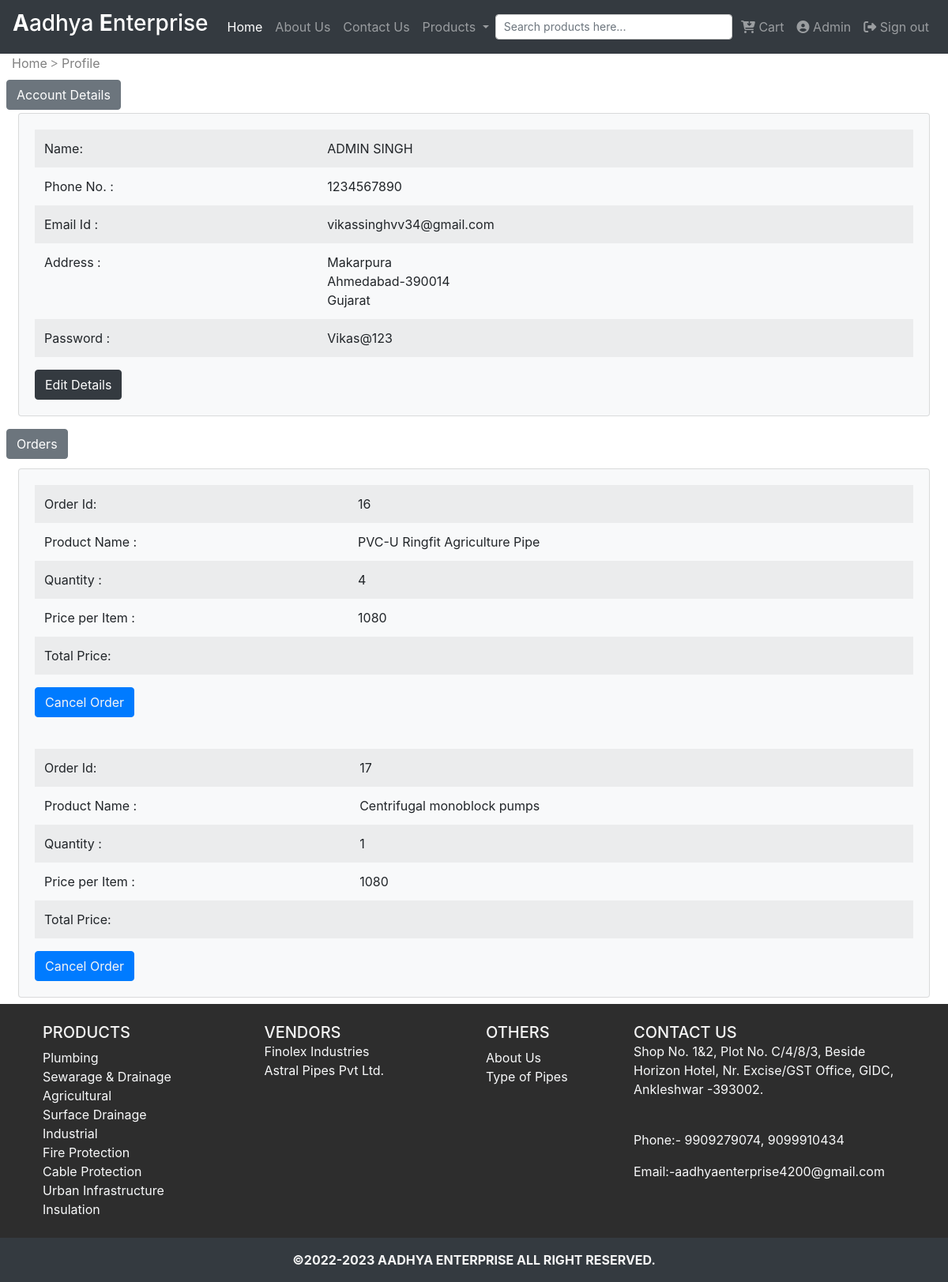
Page /profile.php (signed in) on the earlier database version.
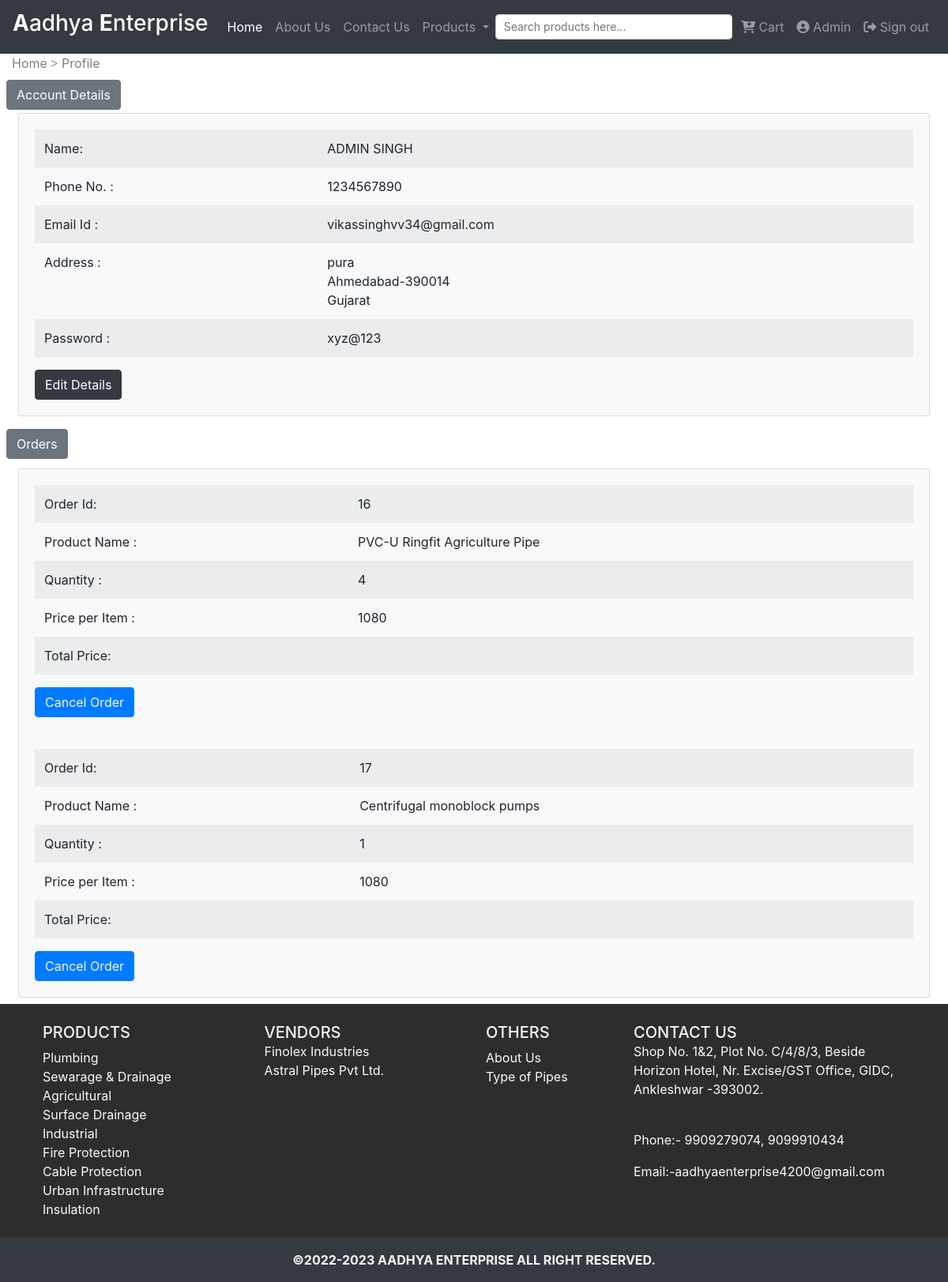
Same page on the later database version.
### tables this page shows
CREATE TABLE `users` (
  `UserId` int(10) NOT NULL,
  `UserEmail` varchar(50) NOT NULL,
  `UserPassword` varchar(50) NOT NULL,
  `UserFirstName` varchar(50) NOT NULL,
  `UserLastName` varchar(50) NOT NULL,
  `UserAddress` varchar(100) NOT NULL,
  `UserAddress2` varchar(100) DEFAULT NULL,
  `UserCity` varchar(30) DEFAULT NULL,
  `UserState` varchar(30) DEFAULT NULL,
  `UserZip` varchar(6) DEFAULT NULL,
  `UserCountry` varchar(20) DEFAULT NULL,
  `UserPhone` varchar(255) NOT NULL,
  `UserEmailVerified` varchar(255) DEFAULT NULL,
  `UserPaymentMethod` varchar(255) NOT NULL,
  `UserRegistrationDate` timestamp NULL DEFAULT NULL,
  `UserIP` varchar(50) DEFAULT NULL,
  `UserType` varchar(10) DEFAULT NULL,
  `UserVerificationCode` varchar(255) DEFAULT NULL
);

### profile.php (the view, shortened to what the changed rows need)
<?php
include("header.php");
include_once('conn.php');
$id = $_SESSION['id'];
?>
<!DOCTYPE html>
<html lang="en">
<head>
</head>
<body>
    <div class="container-fluid path">
        <section class="px-2">
            <div class="collapse show" id="demo">
                <div class="outer">
                    <div class="card bg-light mb-2 mt-1 text-dark">
                        <?php
                        $sql_query = "Select * from users where UserID=$id";
                        $Count = 1;
                        $result = mysqli_query($conn, $sql_query);
                        if ($result->num_rows == 0) {
                            return null;
                        } else {
                            $rowcount = $result->num_rows;
                            while ($pdts = $result->fetch_assoc()) {
                                if ($Count < $rowcount) {
                        ?>
                                    <div class="card-body">
                                    </div>
                                <?php
                                } else {
                                ?>
                                    <div class="card-body">
                                        <table class="table table-striped table-borderless text-darker text-25">
                                            <tr>
                                                <td>Name:</td>
                                                <td style="text-transform: uppercase;"><?php echo $pdts["UserFirstName"] ?> <?php echo $pdts["UserLastName"]; ?></td>
                                            </tr>
                                            <tr>
                                                <td>Phone No. :</td>
                                                <td><?php echo $pdts["UserPhone"]; ?></td>
                                            </tr>
                                            <tr>
                                                <td>Email Id :</td>
                                                <td><?php echo $pdts["UserEmail"]; ?></td>
                                            </tr>
                                            <tr>
                                                <td>Address :</td>
                                                <td><?php echo $pdts["UserAddress"]; ?><br><?php echo $pdts["UserCity"]; ?>-<?php echo $pdts["UserZip"]; ?><br><?php echo $pdts["UserState"]; ?></td>
                                            </tr>
                                            <tr>
                                                <td>Password :</td>
                                                <td><?php echo $pdts["UserPassword"]; ?></td>
                                            </tr>
                                        </table>
                                        <button class="btn btn-dark" onclick='window.location="http://localhost/code/SEM%206/testing/bs4/profileedit.php?id=<?= $_SESSION["id"] ?>";'>Edit Details</button>
                                    </div>
                        <?php
                                }
                            }
                        }
                        ?>
                    </div>
                </div>
            </div>
        </section>
    </div>
    <?php include("footer.php"); ?>
</body>
</html>

Differences in the rows shown:
changed users "ADMIN": UserAddress "Makarpura" → "pura"; UserPassword "Vikas@123" → "xyz@123"
